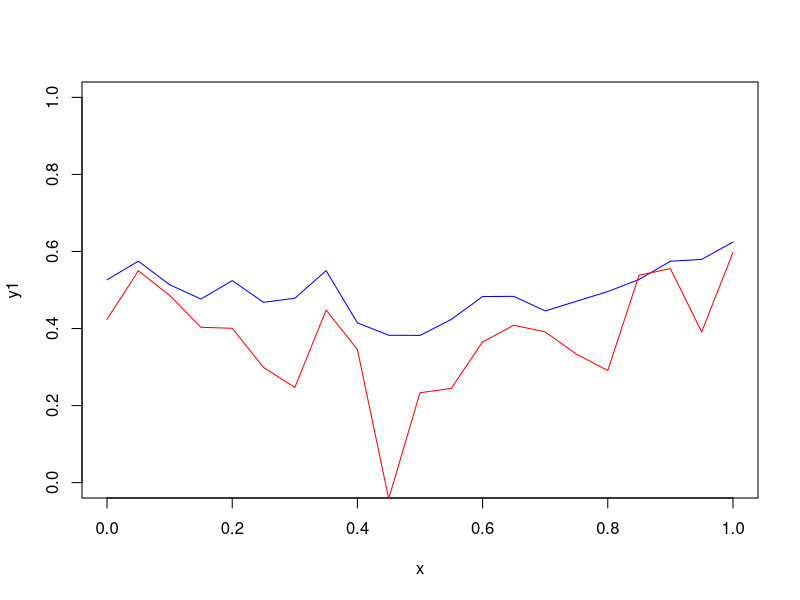

Reproduce this figure in R.
x=2005:2025

set.seed(23376)

x=(0:20)/20
y1=.6-.6*x+0.6*x^2 + rnorm(21,0,.05)
y2=y1-.1 + rnorm(21,0,.1)

plot(x,y1,xlim=c(0,1),ylim=c(0,1),type = "l",col="blue")
lines(x,y2,col="red")

#dezelfde operationele definitie
sprintf("(%.3f,%.3f)",x,y1) |> paste(collapse = " -- ") |> cat()

#dezelfde conceptuele definitie
sprintf("(%.3f,%.3f)",x,y1) |> magrittr::extract(1:15) |> paste(collapse = " -- ") |> cat()
sprintf("(%.3f,%.3f)",x,y2) |> magrittr::extract(12:21) |> paste(collapse = " -- ") |> cat()
